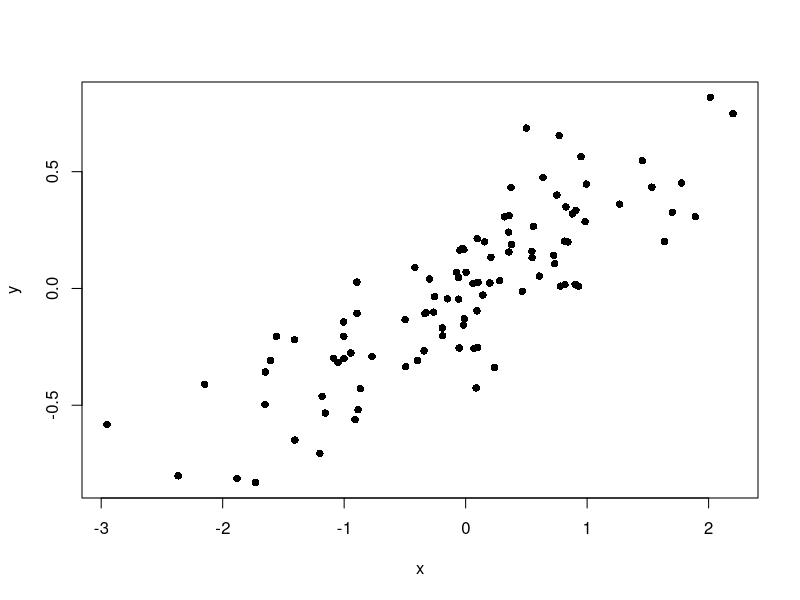

This figure's R source:
## ---- chunk 1
myVariable <- 2 + 2
## ---- chunk 2
myVariable * myVariable
## ---- chunk 3
vector1 <- c(1,2,3,4,5,6,7,8,9,10)
vector2 <- c(11,12,13,14,15,16,17,18,19,20)
vector_this_will_be_text <- c(21,22,23,24,25,26,27,28,29,"thirty")
## ---- chunk 4
vector1 + vector2
## ---- chunk 5
1 + 1 == 10 - 8
## ---- chunk 6
vector2 > 17
## ---- chunk 7
vector2[vector2 > 17]
## ---- chunk 8
vector2[vector2 > 17 & vector2 < 20]
vector2[vector2 > 17 | vector2 == 13]
## ---- chunk 9
primates <- c("lemur", "gibbon", "langur", "gibbon", "gorilla")
primates

primates[3] <- "bushbaby"
primates

primates[primates == "gorilla"] <- "chimpanzee"
primates


## ---- chunk 10
pets <- factor(c("cat", "cat", "dog", "pony", "dog", "dog"))
pets
## ---- chunk 11
pets <- ordered(pets, levels=c("pony", "dog", "cat"))
pets
## ---- chunk 12
#first few rows of iris
head(iris)

#get the Sepal.Length column
iris$Sepal.Length

#get the value in the first row, third column
iris[1,3]

#get the whole first row
iris[1, ]
## ---- chunk 13
iris$Petal.Area <- iris$Petal.Length * iris$Petal.Width
## ---- chunk 14
part1 <- "The quick brown fox"
part2 <- "jumped over the lazy dog."
paste(part1, part2)

## ---- chunk 15
x <- rnorm(100)
y <- (x * 0.3) + rnorm(100, sd=0.2)
plot(x,y,pch=16)
